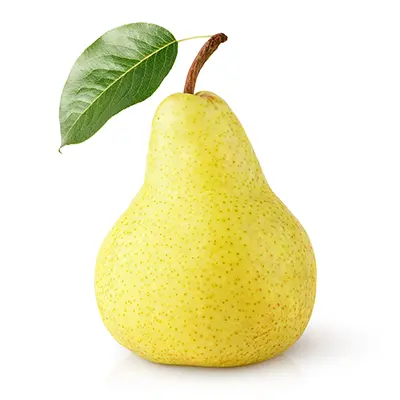
#> input picture opencv/images/fruit.jpg, 400 x 400 px
$ python 04_flatten_img.py
#> lines starting #> are read from the running program, lines starting #| are printed output that depends on the picture
import cv2
import numpy as np

# Load an image (color image)
image = cv2.imread('images/fruit.jpg')
#> image is the input picture: shape (400, 400, 3); mean B, G, R 198.3, 236.3, 239.6
gray_image = cv2.cvtColor(image, cv2.COLOR_BGR2GRAY)
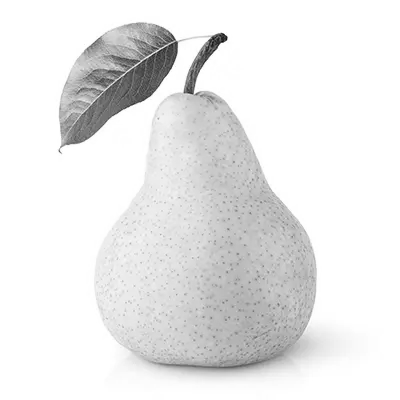
#> gray_image: shape (400, 400); min 11, max 255, mean 233

# Display the shape of the image
print('Original shape:', gray_image.shape)  # Output will be (height, width, channels)
#| Original shape: (400, 400)

# Flatten the image into a 1D array
flattened_image = gray_image.flatten()

# Display the shape of the flattened image
print('Flattened shape:', flattened_image.shape)  # Output will be a 1D array, (total_pixels,)
#| Flattened shape: (160000,)

# Example of accessing the first 10 elements of the flattened image
print(flattened_image[:10])
#| [255 255 255 255 255 255 255 255 255 255]
